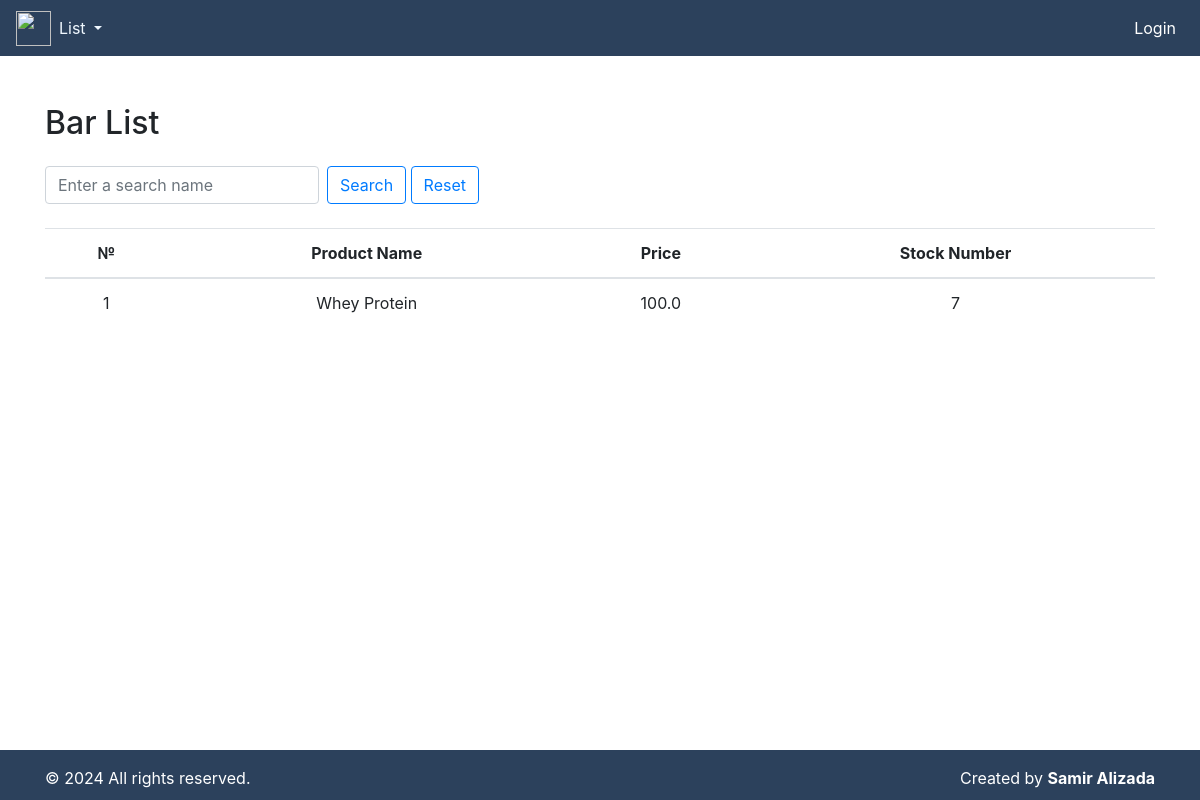
Page /bar-list/ on the earlier database version.
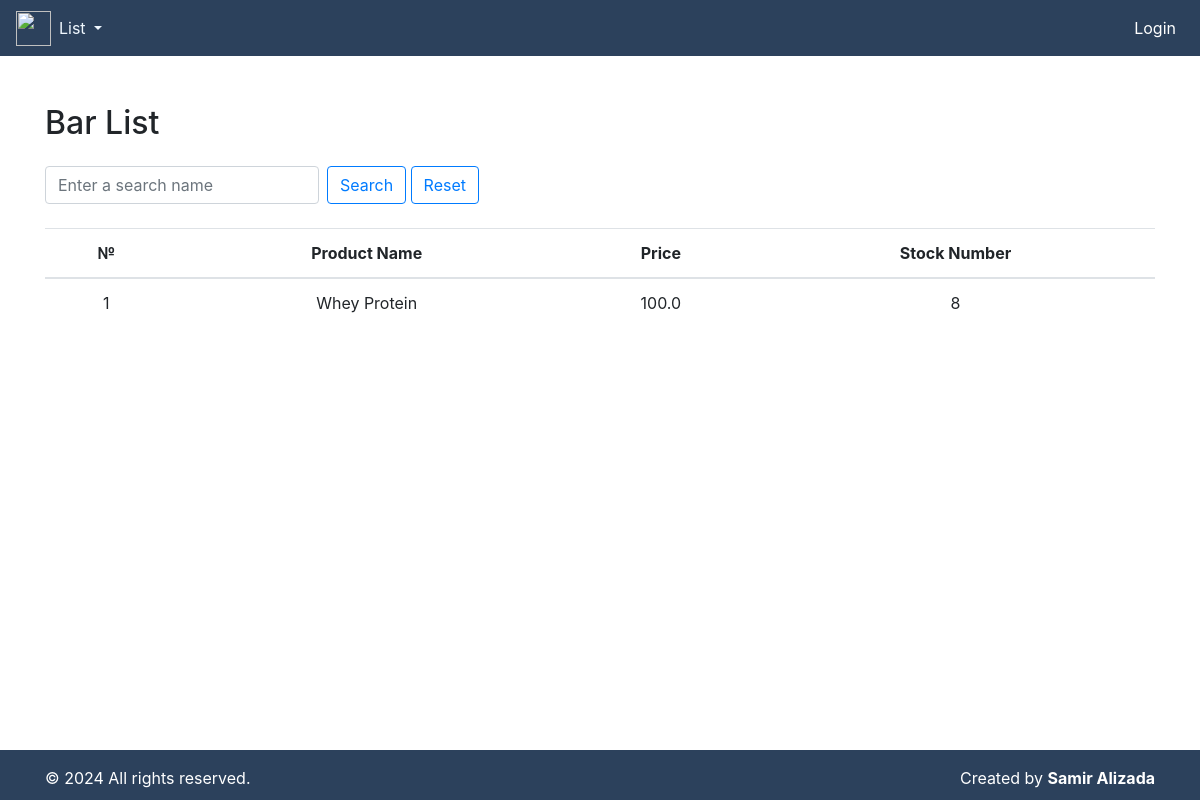
Same page on the later database version.
### fitness/models.py (models this page shows, shortened)
class Bar(models.Model):
    product_name = models.CharField(max_length=100)
    price = models.FloatField()
    stock_number = models.IntegerField()

### fitness/views.py (the view)
# urls.py: path('bar-list/', bar_list, name='bar_list'),
def bar_list(request):
    bars = Bar.objects.all()
    query = request.GET.get('q')
    if query:
        bars = bars.filter(product_name__icontains=query)
    return render(request, 'bar_list.html', {'bars': bars})

### templates/bar_list.html (shortened to what this page needs)
{% include "index.html" %}
{% block content %}
<div class="container mt-5">
    <h2 class="mb-4">Bar List</h2>
    <form method="GET" class="mb-3">
        <div class="form-inline mb-4">
            <input type="text" name="q" class="form-control mr-sm-2" placeholder="Enter a search name">
            <button class="btn btn-outline-primary my-2 my-sm-0" type="submit">Search</button>
            <a href="{% url 'bar_list' %}"><button class="btn btn-outline-primary my-2 my-sm-0" type="submit">Reset</button>
            </a>
        </div>
    </form>
    <table class="table text-center">
        <thead>
            <tr>
                <th scope="col">№</th>
                <th scope="col">Product Name</th>
                <th scope="col">Price</th>
                <th scope="col">Stock Number</th>
            </tr>
        </thead>
        <tbody>
            {% for bar in bars %}
            <tr>
                <td>{{ forloop.counter }}</td>
                <td>{{ bar.product_name }}</td>
                <td>{{ bar.price }}</td>
                <td>{{ bar.stock_number }}</td>
            </tr>
            {% endfor %}
        </tbody>
    </table>
</div>
{% endblock content %}

Differences in the rows shown:
changed Bar "Whey Protein": stock_number "7" → "8"
